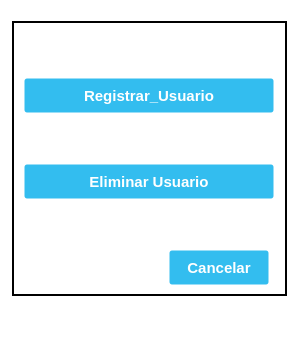
<?xml version="1.0" encoding="UTF-8"?>
<ui version="4.0">
 <class>EditUser_Menu</class>
 <widget class="QMainWindow" name="EditUser_Menu">
  <property name="geometry">
   <rect>
    <x>0</x>
    <y>0</y>
    <width>300</width>
    <height>340</height>
   </rect>
  </property>
  <property name="minimumSize">
   <size>
    <width>300</width>
    <height>340</height>
   </size>
  </property>
  <property name="maximumSize">
   <size>
    <width>300</width>
    <height>340</height>
   </size>
  </property>
  <property name="windowTitle">
   <string>Editar Usuarios</string>
  </property>
  <property name="windowIcon">
   <iconset>
    <normaloff>//nas01/DATOS/Comunes/EIPSA-ERP/Recursos/Iconos/icon.ico</normaloff>//nas01/DATOS/Comunes/EIPSA-ERP/Recursos/Iconos/icon.ico</iconset>
  </property>
  <property name="styleSheet">
   <string notr="true">QWidget {
background-color: rgb(255, 255, 255);
}

.QFrame {
	border: 2px solid black;
}

QPushButton {
background-color: #33bdef;
  border: 1px solid transparent;
  border-radius: 3px;
  box-shadow: rgba(255, 255, 255, .4) 0 1px 0 0 inset;
  box-sizing: border-box;
  color: #fff;
  cursor: pointer;
  display: inline-block;
  font-family: -apple-system,system-ui,&quot;Segoe UI&quot;,&quot;Liberation Sans&quot;,sans-serif;
  font-size: 15px;
  font-weight: 800;
  line-height: 1.15385;
  margin: 0;
  outline: none;
  padding: 8px .8em;
  text-align: center;
  text-decoration: none;
  text-shadow: 0px 1px 0px #263666;
  user-select: none;
  -webkit-user-select: none;
  touch-action: manipulation;
  vertical-align: baseline;
  white-space: nowrap;
}

QPushButton:hover {
	background-color: #019ad2;
	border-color: rgb(0, 0, 0);
}

QPushButton:pressed {
	background-color: rgb(1, 140, 190);
	border-color: rgb(255, 255, 255);
}</string>
  </property>
  <widget class="QWidget" name="centralwidget">
   <layout class="QGridLayout" name="gridLayout">
    <item row="0" column="0">
     <widget class="QFrame" name="frame">
      <property name="minimumSize">
       <size>
        <width>275</width>
        <height>275</height>
       </size>
      </property>
      <property name="maximumSize">
       <size>
        <width>275</width>
        <height>275</height>
       </size>
      </property>
      <property name="frameShape">
       <enum>QFrame::StyledPanel</enum>
      </property>
      <property name="frameShadow">
       <enum>QFrame::Raised</enum>
      </property>
      <layout class="QGridLayout" name="gridLayout_2">
       <item row="4" column="0">
        <spacer name="vSpacer3">
         <property name="orientation">
          <enum>Qt::Vertical</enum>
         </property>
         <property name="sizeType">
          <enum>QSizePolicy::Fixed</enum>
         </property>
         <property name="sizeHint" stdset="0">
          <size>
           <width>20</width>
           <height>80</height>
          </size>
         </property>
        </spacer>
       </item>
       <item row="1" column="0">
        <widget class="QPushButton" name="Button_Register">
         <property name="minimumSize">
          <size>
           <width>250</width>
           <height>35</height>
          </size>
         </property>
         <property name="maximumSize">
          <size>
           <width>250</width>
           <height>35</height>
          </size>
         </property>
         <property name="text">
          <string>Registrar_Usuario</string>
         </property>
        </widget>
       </item>
       <item row="2" column="0">
        <spacer name="vSpacer2">
         <property name="orientation">
          <enum>Qt::Vertical</enum>
         </property>
         <property name="sizeType">
          <enum>QSizePolicy::Fixed</enum>
         </property>
         <property name="sizeHint" stdset="0">
          <size>
           <width>20</width>
           <height>50</height>
          </size>
         </property>
        </spacer>
       </item>
       <item row="3" column="0">
        <widget class="QPushButton" name="Button_Delete">
         <property name="minimumSize">
          <size>
           <width>250</width>
           <height>35</height>
          </size>
         </property>
         <property name="maximumSize">
          <size>
           <width>250</width>
           <height>35</height>
          </size>
         </property>
         <property name="text">
          <string>Eliminar Usuario</string>
         </property>
        </widget>
       </item>
       <item row="5" column="0">
        <layout class="QHBoxLayout" name="horizontalLayout">
         <property name="topMargin">
          <number>0</number>
         </property>
         <item>
          <spacer name="hSpacer1">
           <property name="orientation">
            <enum>Qt::Horizontal</enum>
           </property>
           <property name="sizeType">
            <enum>QSizePolicy::Fixed</enum>
           </property>
           <property name="sizeHint" stdset="0">
            <size>
             <width>140</width>
             <height>20</height>
            </size>
           </property>
          </spacer>
         </item>
         <item>
          <widget class="QPushButton" name="Button_Cancel">
           <property name="enabled">
            <bool>true</bool>
           </property>
           <property name="minimumSize">
            <size>
             <width>100</width>
             <height>35</height>
            </size>
           </property>
           <property name="maximumSize">
            <size>
             <width>100</width>
             <height>35</height>
            </size>
           </property>
           <property name="text">
            <string>Cancelar</string>
           </property>
          </widget>
         </item>
        </layout>
       </item>
       <item row="0" column="0">
        <spacer name="vSpacer1">
         <property name="orientation">
          <enum>Qt::Vertical</enum>
         </property>
         <property name="sizeType">
          <enum>QSizePolicy::Fixed</enum>
         </property>
         <property name="sizeHint" stdset="0">
          <size>
           <width>20</width>
           <height>50</height>
          </size>
         </property>
        </spacer>
       </item>
      </layout>
     </widget>
    </item>
   </layout>
  </widget>
  <widget class="QMenuBar" name="menubar">
   <property name="geometry">
    <rect>
     <x>0</x>
     <y>0</y>
     <width>300</width>
     <height>22</height>
    </rect>
   </property>
  </widget>
  <widget class="QStatusBar" name="statusbar"/>
 </widget>
 <resources/>
 <connections>
  <connection>
   <sender>Button_Cancel</sender>
   <signal>clicked()</signal>
   <receiver>EditUser_Menu</receiver>
   <slot>close()</slot>
   <hints>
    <hint type="sourcelabel">
     <x>203</x>
     <y>282</y>
    </hint>
    <hint type="destinationlabel">
     <x>232</x>
     <y>313</y>
    </hint>
   </hints>
  </connection>
 </connections>
</ui>
